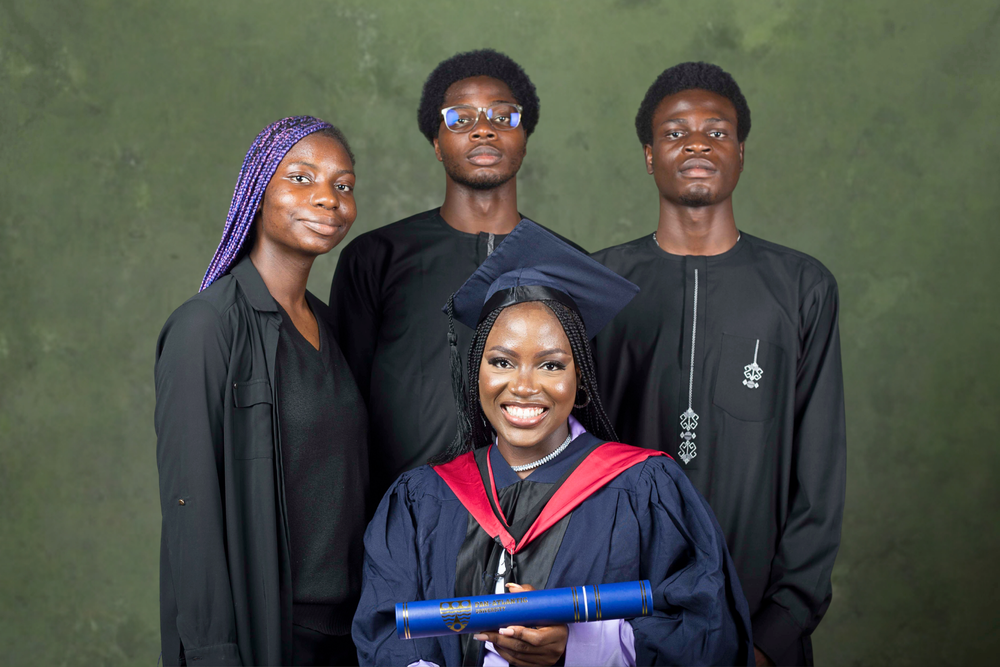
#> input picture week_2/img/pic_1.png, 1000 x 667 px, shrunk from 2048 x 1365 before the run
$ jupyter execute practice_7.ipynb
#> lines starting #> are read from the running program, lines starting #| are printed output that depends on the picture
[cell 1]
import cv2 as cv
import matplotlib.pyplot as plt
import numpy as np

[cell 2]
img = cv.imread('img/pic_1.png')
#> img is the input picture: shape (667, 1000, 3); mean B, G, R 72.1, 79.6, 76.6

plt.subplot(1, 2, 1)
plt.title("Original")
plt.imshow(img)

inverse_image = 255 - img
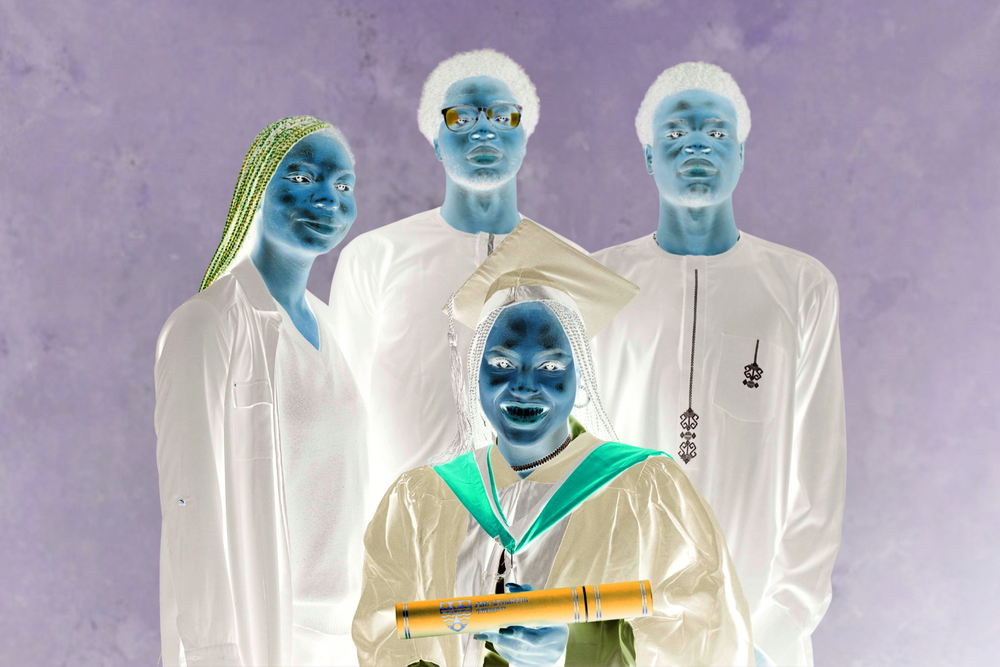
#> inverse_image: shape (667, 1000, 3); mean B, G, R 182.9, 175.4, 178.4

cv.imwrite('img/inverse.png', inverse_image)

plt.subplot(1, 2, 2)
plt.title("Inverse Color")
plt.imshow(inverse_image)
plt.show()
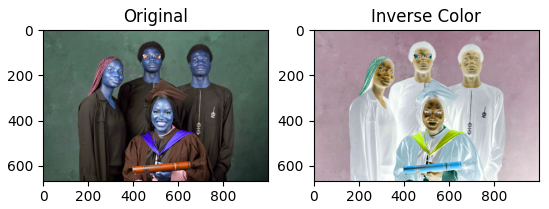
#> figure drawn by matplotlib, 2 panels; B, G, R data is drawn as R, G, B

$ run again, with week_2/img/median_slur.png copied over week_2/img/pic_1.png
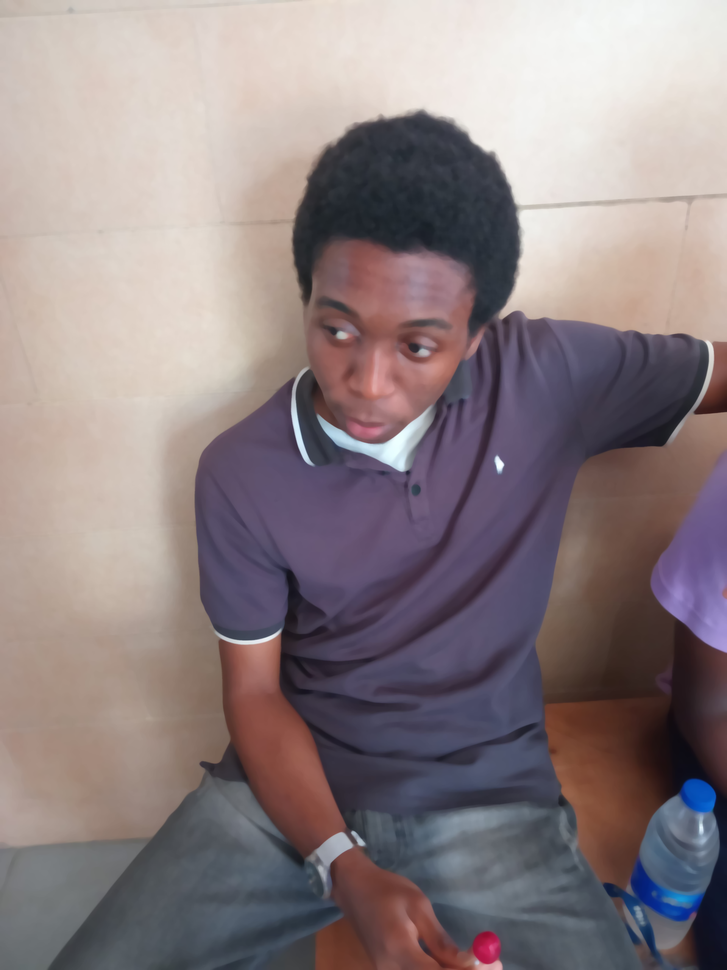
#> input picture week_2/img/median_slur.png, 727 x 970 px, shrunk from 1920 x 2560 before the run
#> img is the input picture: shape (970, 727, 3); mean B, G, R 129.7, 127.3, 139.8
#> `inverse_image = 255 - img`:
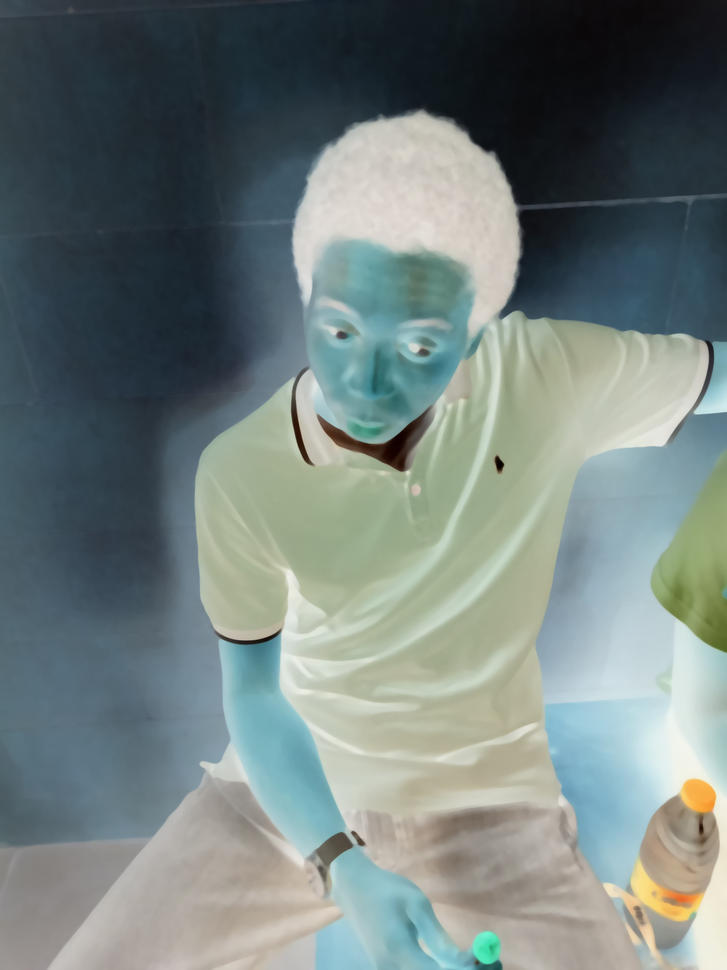
#> inverse_image: shape (970, 727, 3); mean B, G, R 125.3, 127.7, 115.2
#> `plt.show()`:
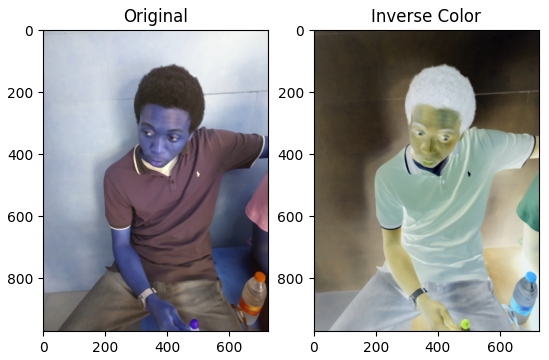
#> figure drawn by matplotlib, 2 panels; B, G, R data is drawn as R, G, B
